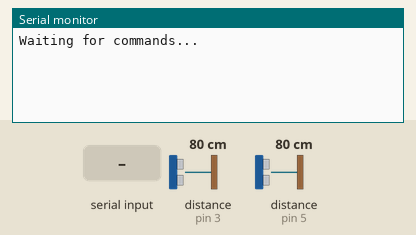
This sketch was run on a simulated Arduino Uno, built with avr-gcc and run on an emulated ATmega328P. On the bench: the last lines printed to the serial monitor. The inputs (shaded band) are chosen by the test bench; at power-on: distance to the obstacle (sensors on pin 3, pin 5) 80 cm. The echo pulse lasts 58.3 µs per cm.

Above: at 1.2 s.
1.3 s: "MEASURE\n" received over Serial
At 1.43 s:
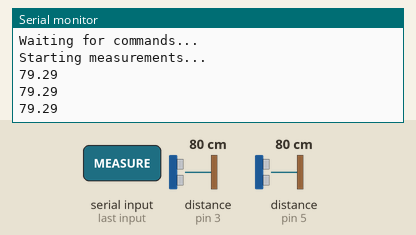
2.8 s: distance to the obstacle (sensor on pin 3) set to 2 cm
At 2.82 s:
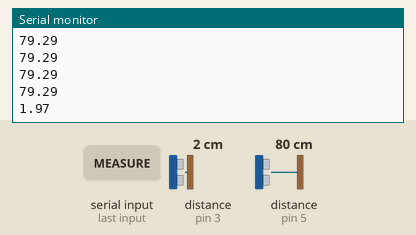
4.3 s: distance to the obstacle (sensor on pin 3) set to 4 cm
At 4.3 s:
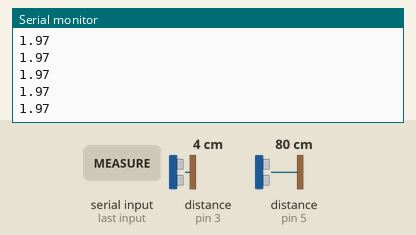
5.8 s: distance to the obstacle (sensor on pin 5) set to 9 cm
At 5.84 s:
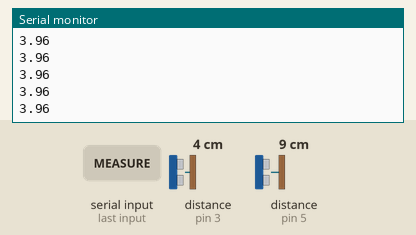
7.3 s: distance to the obstacle (sensor on pin 5) set to 18 cm
At 7.32 s:
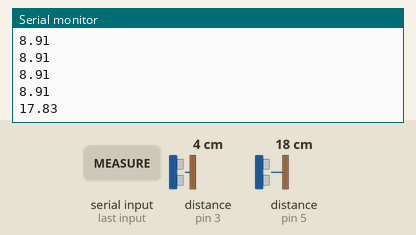
Timing chart, 0 to 9.8 s (numbered marks = the images above; inputs shaded):
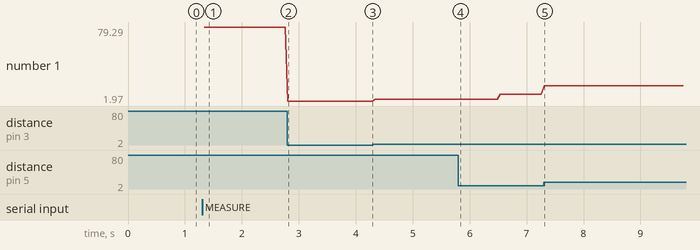

The sketch:

Arduino.ino
```cpp
// 핀 정의
#define TRIG_PIN1 2
#define ECHO_PIN1 3
#define TRIG_PIN2 4
#define ECHO_PIN2 5
#define TRIG_PIN3 6
#define ECHO_PIN3 7
#define TRIG_PIN4 8
#define ECHO_PIN4 9
#define TRIG_PIN5 10
#define ECHO_PIN5 11

void setup() {
  Serial.begin(9600);  // 시리얼 통신 시작

  // 센서 핀 모드 설정
  pinMode(TRIG_PIN1, OUTPUT);
  pinMode(ECHO_PIN1, INPUT);
  pinMode(TRIG_PIN2, OUTPUT);
  pinMode(ECHO_PIN2, INPUT);
  pinMode(TRIG_PIN3, OUTPUT);
  pinMode(ECHO_PIN3, INPUT);
  pinMode(TRIG_PIN4, OUTPUT);
  pinMode(ECHO_PIN4, INPUT);
  pinMode(TRIG_PIN5, OUTPUT);
  pinMode(ECHO_PIN5, INPUT);

  Serial.println("Waiting for commands...");
}

void loop() {
  // 시리얼 데이터 수신 확인
  if (Serial.available() > 0) {
    String command = Serial.readStringUntil('\n');  // 명령 읽기
    command.trim();  // 공백 제거

    if (command == "MEASURE") {
      performMeasurements();  // 측정 수행
    } else {
      Serial.println("Invalid command");
    }
  }
}

// 모든 센서 측정 및 데이터 반환
void performMeasurements() {
  Serial.println("Starting measurements...");

  measureAndSend(TRIG_PIN1, ECHO_PIN1);
  measureAndSend(TRIG_PIN2, ECHO_PIN2);
  measureAndSend(TRIG_PIN3, ECHO_PIN3);
  measureAndSend(TRIG_PIN4, ECHO_PIN4);
  measureAndSend(TRIG_PIN5, ECHO_PIN5);

  Serial.println("Measurements complete.");
}

// 특정 센서 측정 및 데이터 전송
void measureAndSend(int trigPin, int echoPin) {
  for (int i = 0; i < 100; i++) {
    float distance = measureDistance(trigPin, echoPin);
    Serial.println(distance);  // 측정된 거리 전송
    delay(50);  // 딜레이
  }
}

// 거리 측정 함수
float measureDistance(int trigPin, int echoPin) {
  digitalWrite(trigPin, LOW);
  delayMicroseconds(2);
  digitalWrite(trigPin, HIGH);
  delayMicroseconds(10);
  digitalWrite(trigPin, LOW);

  long duration = pulseIn(echoPin, HIGH);
  return (duration * 0.034) / 2;  // 거리 계산 (cm)
}
```

Measured:
- after the input at 1.3 s, the serial monitor: prints a new line at once (image 1)
- after the input at 2.8 s, the serial monitor: prints a new line at once (image 2)
- after the input at 7.3 s, the serial monitor: prints a new line at once (image 5)
- plotted number 1: 79.29 → 1.97 after the input at 2.8 s, 1.97 → 3.96 after the input at 4.3 s, 3.96 → 8.91 after the input at 5.8 s, 8.91 → 17.83 after the input at 7.3 s
